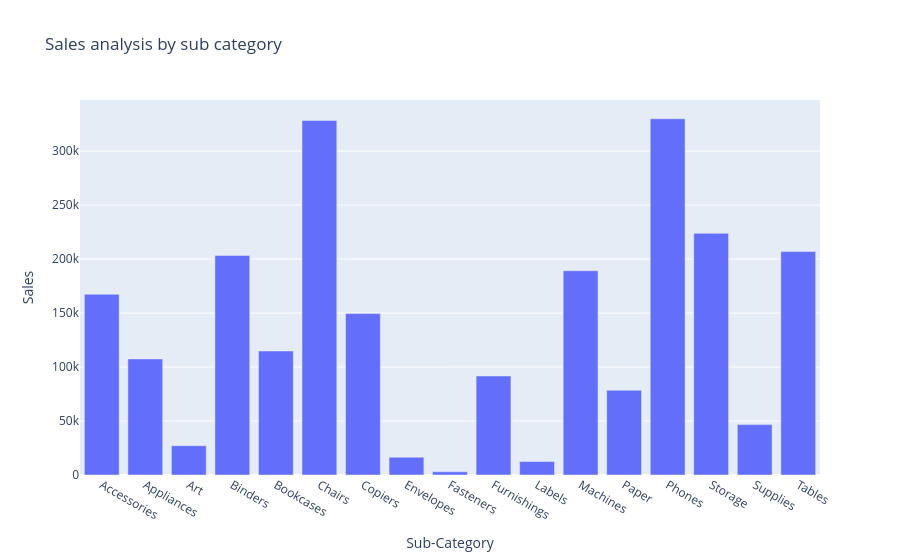

The cell this chart's notebook holds for it:
### Code cell
fig = px.bar(sales_by_subcategory, x = 'Sub-Category', y = 'Sales', title = 'Sales analysis by sub category')
fig.show()

### Figure 1 — Plotly figure (JSON) as saved in the notebook; plotly's stock layout.template omitted (floating-point values rounded to 4 significant figures)
{"data": [{"hovertemplate": "Sub-Category=%{x}<br>Sales=%{y}<extra></extra>", "legendgroup": "", "marker": {"color": "#636efa", "pattern": {"shape": ""}}, "name": "", "orientation": "v", "showlegend": false, "textposition": "auto", "type": "bar", "x": ["Accessories", "Appliances", "Art", "Binders", "Bookcases", "Chairs", "Copiers", "Envelopes", "Fasteners", "Furnishings", "Labels", "Machines", "Paper", "Phones", "Storage", "Supplies", "Tables"], "xaxis": "x", "y": [167400.0, 107500.0, 27120.0, 203400.0, 114900.0, 328400.0, 149500.0, 16480.0, 3024.0, 91710.0, 12490.0, 189200.0, 78480.0, 330000.0, 223800.0, 46670.0, 207000.0], "yaxis": "y"}], "layout": {"barmode": "relative", "legend": {"tracegroupgap": 0}, "title": {"text": "Sales analysis by sub category"}, "xaxis": {"anchor": "y", "domain": [0, 1], "title": {"text": "Sub-Category"}}, "yaxis": {"anchor": "x", "domain": [0, 1], "title": {"text": "Sales"}}}}
